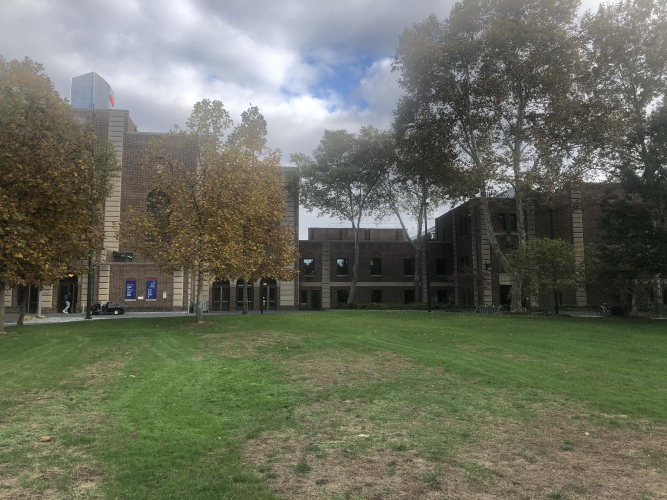
#> input picture small-middle.jpg, 1333 x 1000 px (shown at 1/2 size)
$ jupyter execute --allow-errors SIFT-Test.ipynb   (shell and % lines are left out)
#> lines starting #> are read from the running program, lines starting #| are printed output that depends on the picture
### ransac_est_homography.py
'''
  File name: ransac_est_homography.py
  Author:
  Date created:
'''

'''
  File clarification:
    Use a robust method (RANSAC) to compute a homography. Use 4-point RANSAC as
    described in class to compute a robust homography estimate:
    - Input x1, y1, x2, y2: N × 1 vectors representing the correspondences feature coordinates in the first and second image.
                            It means the point (x1_i , y1_i) in the first image are matched to (x2_i , y2_i) in the second image.
    - Input thresh: the threshold on distance used to determine if transformed points agree.
    - Outpuy H: 3 × 3 matrix representing the homograph matrix computed in final step of RANSAC.
    - Output inlier_ind: N × 1 vector representing if the correspondence is inlier or not. 1 means inlier, 0 means outlier.
'''
import numpy as np
import sys
def ransac_est_homography(x, y, X, Y, threshold):
    N = x.size
    A = np.zeros([2 * N, 9])
    ranIter = 10000
    ux = x.reshape(-1,N)
    uy = y.reshape(-1,N)
    uz = np.ones(N).reshape(-1,N)
    uPtsFull = np.vstack([ux,uy,uz])
    vx = X.reshape(-1,N)
    vy = Y.reshape(-1,N)
    vz = np.ones(N).reshape(-1,N)
    vPtsFull = np.vstack([vx,vy,vz])
    i = 0
    maxInlierCount = 0
    minDistanceSum = sys.maxsize
    # populates A with points
    while i < N:
        a = np.array([x[i], y[i], 1]).reshape(-1, 3)
        c = np.array([[X[i]], [Y[i]]])
        d = - c * a
        A[2 * i, 0 : 3], A[2 * i + 1, 3 : 6]= a, a
        A[2 * i : 2 * i + 2, 6 : ] = d
        i += 1
    ptindices = []
    inlier_ind = []
    for i in range(ranIter):
        At = np.zeros([8,9])
        indexList = list(range(N))
        backup = []
        for j in range(4):
            rnd = np.random.randint(0,len(indexList))
            ind = indexList.pop(rnd)
            backup.append(ind)
            At[2*j,:]=A[2*ind,:]
            At[2*j +1,:] = A[2*ind+1,:]
        [u,d,v] = np.linalg.svd(At,full_matrices=True)
        Ht = v[-1,:]/v[-1,-1]
        H = Ht.reshape(3,3)
        vPtsPred = np.matmul(H,uPtsFull)
        vPtsPred = vPtsPred/vPtsPred[-1,:]
        distances = np.linalg.norm(vPtsFull-vPtsPred,axis=0)
        inliers = 1*np.less_equal(distances,threshold)
        inlierCount = np.sum(1*inliers)
        distanceSum = np.sum(distances)
        if (maxInlierCount==inlierCount and distanceSum < minDistanceSum) or maxInlierCount<inlierCount:
            maxInlierCount = inlierCount
            minDistanceSum = distanceSum
            ptindices = np.argwhere(inliers==1)
            inlier_ind = inliers
    ptindices = ptindices[:,0]
    j=0
    Anew = np.zeros([2*ptindices.shape[0],9])
    print(ptindices.shape)
    for i in range(ptindices.shape[0]):
        Anew[2*j,:] = A[2*ptindices[i],:]
        Anew[2*j+1,:] = A[2*ptindices[i]+1,:]
        j=j+1
    U, s, V = np.linalg.svd(Anew, full_matrices=True)
    h = V[-1, :]/V[-1,-1]
    print("Max Inlier Count: " + str(maxInlierCount))
    H = h.reshape(3, 3)
    return H, inlier_ind

### SIFT-Test.ipynb
[cell 1]
from IPython.core.display import display, HTML
display(HTML("<style>.container { width:100% !important; }</style>"))
from matplotlib import pyplot as plt
from feat_desc import *
import cv2
import numpy as np
np.set_printoptions(edgeitems=30, linewidth=100000,formatter=dict(float=lambda x: "%.3g" % x))
from corner_detector import *
from anms import *
from feat_match import *
from ransac_est_homography import *

[cell 2]
img1=cv2.imread('small-middle.jpg')
#> img1 is the input picture: shape (1000, 1333, 3); mean B, G, R 94.6, 109.5, 106.2
# img1=cv2.imread('case1.png')
# img1=cv2.imread('rot-middle.jpg')
gray = cv2.cvtColor(img1,cv2.COLOR_BGR2GRAY)
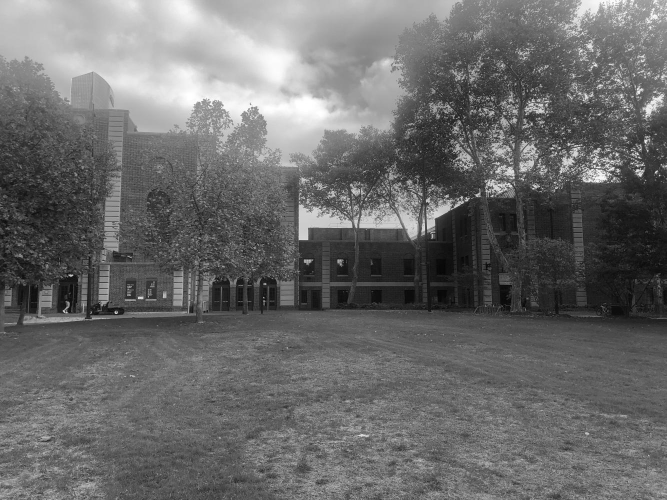
#> gray: shape (1000, 1333) (shown at 1/2 size); min 0, max 255, mean 106.8
sift = cv2.xfeatures2d.SIFT_create()
kp1, des1 = sift.detectAndCompute(gray,None)
#> kp1 = 8080 keypoints; strongest (x, y, size): (527, 595, 1.9), (142, 551, 3.9), (232, 625, 4), (1323, 329, 1.8)

[cell 3]
img2=cv2.imread('small-right.jpg')
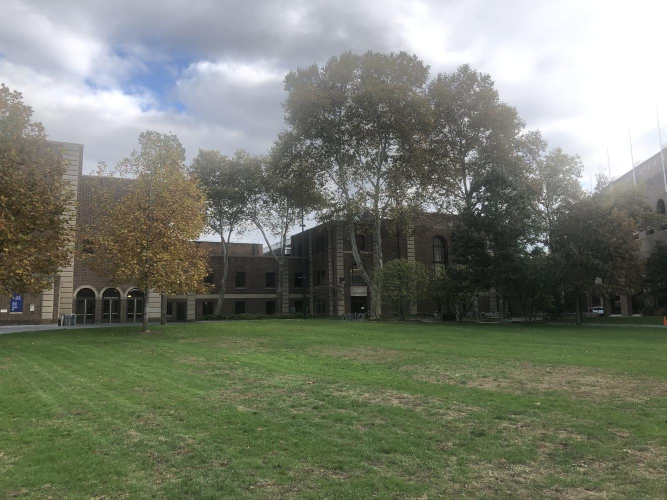
#> input picture small-right.jpg, 1333 x 1000 px (shown at 1/2 size)
#> img2 is the input picture: shape (1000, 1333, 3); mean B, G, R 110.7, 124.6, 119.4
gray = cv2.cvtColor(img2,cv2.COLOR_BGR2GRAY)
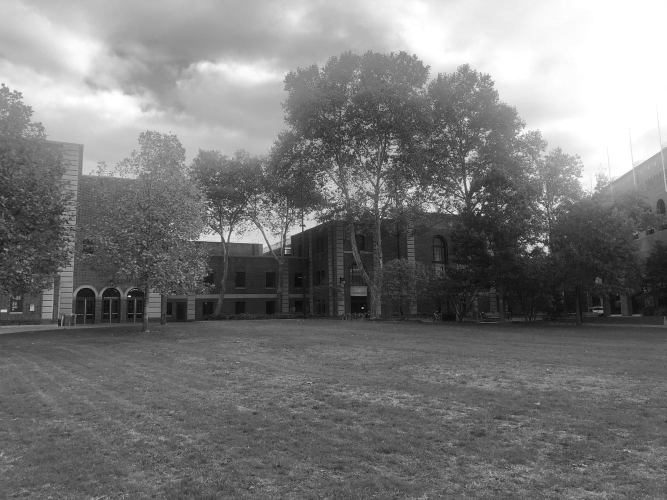
#> gray: shape (1000, 1333) (shown at 1/2 size); min 1, max 255, mean 121.4
sift = cv2.xfeatures2d.SIFT_create()
kp2, des2 = sift.detectAndCompute(gray,None)
#> kp2 = 5860 keypoints; strongest (x, y, size): (259, 592, 2.8), (965, 429, 3.1), (1062, 515, 2), (761, 434, 2.2)

[cell 4]
matcher = cv2.DescriptorMatcher_create(cv2.DescriptorMatcher_FLANNBASED)
knn_matches = matcher.knnMatch(des1, des2, 2)
#> knn_matches = 8080 matches
#-- Filter matches using the Lowe's ratio test
ratio_thresh = 0.7
good_matches = []
for m,n in knn_matches:
    if m.distance < ratio_thresh * n.distance:
        good_matches.append(m)
#> after the loop, good_matches = 87 matches

[cell 5]
img_matches = np.empty((max(img1.shape[0], img2.shape[0]), img1.shape[1]+img2.shape[1], 3), dtype=np.uint8)
f=cv2.drawMatches(img1, kp1, img2, kp2, good_matches, img_matches, flags=cv2.DrawMatchesFlags_NOT_DRAW_SINGLE_POINTS)
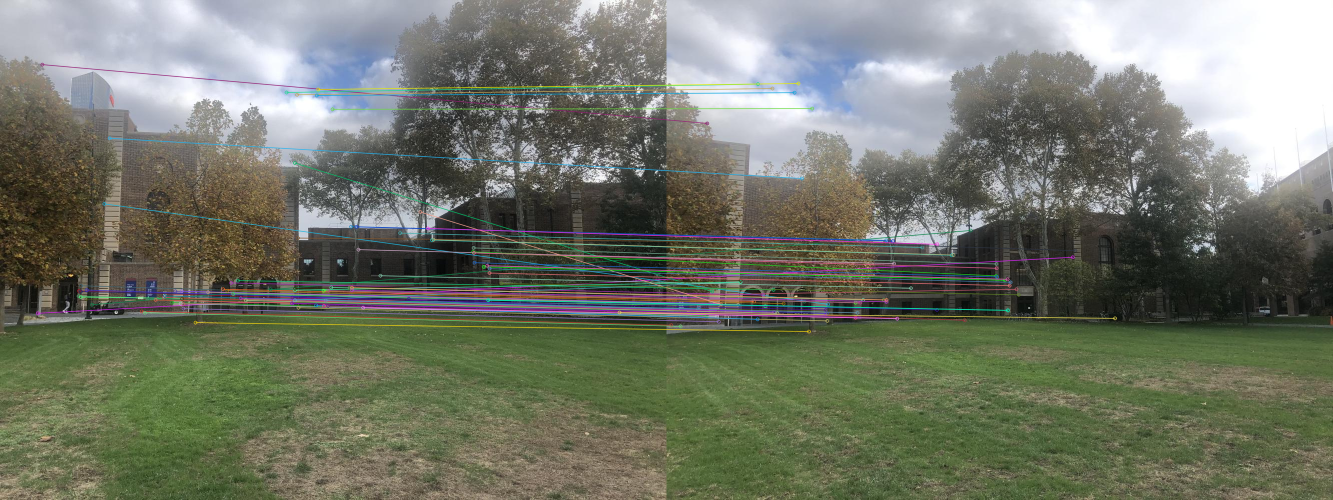
#> f: shape (1000, 2666, 3) (shown at 1/2 size); mean B, G, R 105.5, 119.5, 115
#> (the rest of this cell did not finish here and is left out)

[cell 6]
# match,good_matches=feat_match(des1, des2)

[cell 7]
print(len(good_matches))
#| 87
points1 = np.zeros((len(good_matches), 2), dtype=np.float32)
#> points1 = 87 pairs, first value 0 to 0, second value 0 to 0
points2 = np.zeros((len(good_matches), 2), dtype=np.float32)
#> points2 = 87 pairs, first value 0 to 0, second value 0 to 0

for i, match in enumerate(good_matches):
    points1[i, :] = kp1[match.queryIdx].pt
    points2[i, :] = kp2[match.trainIdx].pt
#> this loop made 87 passes
#> after the loop, points1 = 87 pairs, first value 75.2 to 1238.7, second value 128.7 to 644.7; points2 = 87 pairs, first value 9.03 to 896.6, second value 166.5 to 662.6
# h, mask = cv2.findHomography(points1, points2, cv2.RANSAC)

h, inlier_ind=ransac_est_homography(points1[:,0],points1[:,1],points2[:,0],points2[:,1],0.5)
#> the loop in ransac_est_homography, `while i < N:` made 87 passes
#> (a, c) on passes 3, 4, 7, 8, 9, 10, 11, 14, 16, 17, 23, 25: ([[156.6, 591.8, 1]], [596.1, 640.1]), ([[157.3, 581.2, 1]], [596.1, 640.1]), ([[161.7, 571.1, 1]], [145.6, 611.2]), ([[172.3, 598, 1]], [319.8, 621.5]), ([[173.3, 579.7, 1]], [320.1, 626.5]), ([[183.4, 609, 1]], [608, 460.5]), ([[208.3, 407.3, 1]], [322.8, 608.2]), ([[289.1, 625, 1]], [27.63, 652.2]), ([[310.8, 599.4, 1]], [42.83, 625.3]), ([[326.9, 594.6, 1]], [61.16, 620.4]), ([[363, 582, 1]], [103.1, 606.8]), ([[366.1, 607.4, 1]], [699.5, 578.1])
#> (a, c, d) on passes 1, 2, 5, 6, 12, 13: ([[75.2, 626.1, 1]], [812.1, 514], [[-61068.3, -508462.6, -812.1], [-38655.8, -321853.5, -514]]), ([[84.19, 128.7, 1]], [81.06, 246.4], [[-6824.2, -10434.6, -81.06], [-20744.1, -31718.9, -246.4]]), ([[161, 593.7, 1]], [145.6, 611.2], [[-23442.5, -86452.9, -145.6], [-98390.3, -362851, -611.2]]), ([[161.3, 582.7, 1]], [145.6, 611.2], [[-23492.5, -84842.7, -145.6], [-98600.4, -356093, -611.2]]), ([[218.9, 276.1, 1]], [270.4, 356.6], [[-59187.2, -74640.9, -270.4], [-78054, -98433.9, -356.6]]), ([[282.9, 622.3, 1]], [9.03, 649.9], [[-2555.6, -5621.1, -9.03], [-183879.9, -404442.1, -649.9]])
#> after the loop in ransac_est_homography, `while i < N:`: i = 87
#> the loop in ransac_est_homography, `for i in range(ranIter):` made 10000 passes
#> (inlierCount, distanceSum, maxInlierCount, minDistanceSum, ptindices) on passes 1, 2, 3, 11, 34, 198, 338, 482, 768, 2542: (4, 45609.9, 4, 45609.9, [44, 48, 66, 70]), (4, 23158.4, 4, 23158.4, [9, 22, 67, 85]), (5, 9782.8, 5, 9782.8, [12, 35, 36, 60, 71]), (7, 9626.5, 7, 9626.5, [23, 35, 36, 74, 75, 78, 79]), (7, 9618.8, 7, 9618.8, [31, 32, 51, 52, 56, 80, 81]), (8, 45123.9, 8, 45123.9, [11, 28, 31, 32, 35, 36, 78, 79]), (8, 13324.8, 8, 13324.8, [27, 31, 32, 35, 36, 52, 80, 81]), (9, 9909.7, 9, 9909.7, [53, 54, 55, 56, 57, 68, 78, 79, 82]), (10, 9613.3, 10, 9613.3, [17, 18, 39, 40, 53, 55, 61, 68, 77, 82]), (10, 9043.2, 10, 9043.2, [28, 31, 32, 39, 40, 50, 54, 78, 79, 83])
#> (inlierCount, distanceSum) on passes 4 to 9: (5, 16882.3), (5, 331863.6), (4, 29909.3), (5, 19984), (4, 64083), (5, 39854.4)
#> after the loop in ransac_est_homography, `for i in range(ranIter):`: inlier_ind = 87 values, max 1 at index 28, min 0 at index 0, mean 0.126; maxInlierCount = 11; minDistanceSum = 11035.9; ptindices = [28, 31, 32, 39, 40, 41, 53, 54, 66, 78, 79]
#| (11,)
#> after the loop in ransac_est_homography, `for i in range(ptindices.shape[0]):`: j = 11
#> in ransac_est_homography, `U, s, V = np.linalg.svd(Anew, full_matrices=True)`:
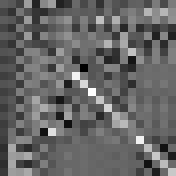
#> U: shape (22, 22) float64 (shown 8 times larger); min -0.609, max 0.884, mean -0.0114; drawn with min black and max white
#> in ransac_est_homography, `U, s, V = np.linalg.svd(Anew, full_matrices=True)`: s = [2206409, 340371.4, 2852.2, 749.3, 96.46, 65.03, 8.63, 0.0171, 0.000706]
#> in ransac_est_homography, `h = V[-1, :]/V[-1,-1]`: h = [3.22, 0.851, -1426.4, 0.485, 4.63, -1157.7, 0.000798, 0.00264, 1]
#| Max Inlier Count: 11
#> in ransac_est_homography, `H = h.reshape(3, 3)`: H = [[3.22, 0.851, -1426.4], [0.485, 4.63, -1157.7], [0.000798, 0.00264, 1]]
#> h has the same summary as H in ransac_est_homography
print(len(inlier_ind))
#| 87
# print(points2[:,0])
print(h)
#| [[3.22 0.851 -1.43e+03]
#|  [0.485 4.63 -1.16e+03]
#|  [0.000798 0.00264 1]]
height, width, channels = img2.shape
#> height = 1000; width = 1333; channels = 3
im1Reg = cv2.warpPerspective(img1, h, (width, height))
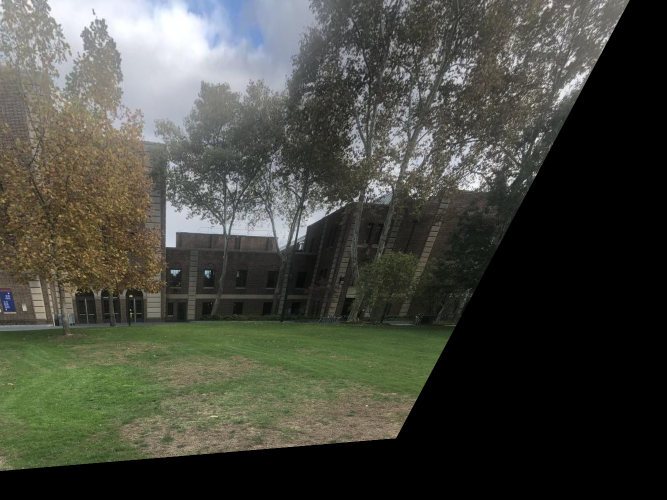
#> im1Reg: shape (1000, 1333, 3) (shown at 1/2 size); mean B, G, R 63.8, 72.1, 70.5
#> (the rest of this cell did not finish here and is left out)

[cell 8]
result = cv2.warpPerspective(img1, h,(img1.shape[1] + img2.shape[1], img2.shape[0]))
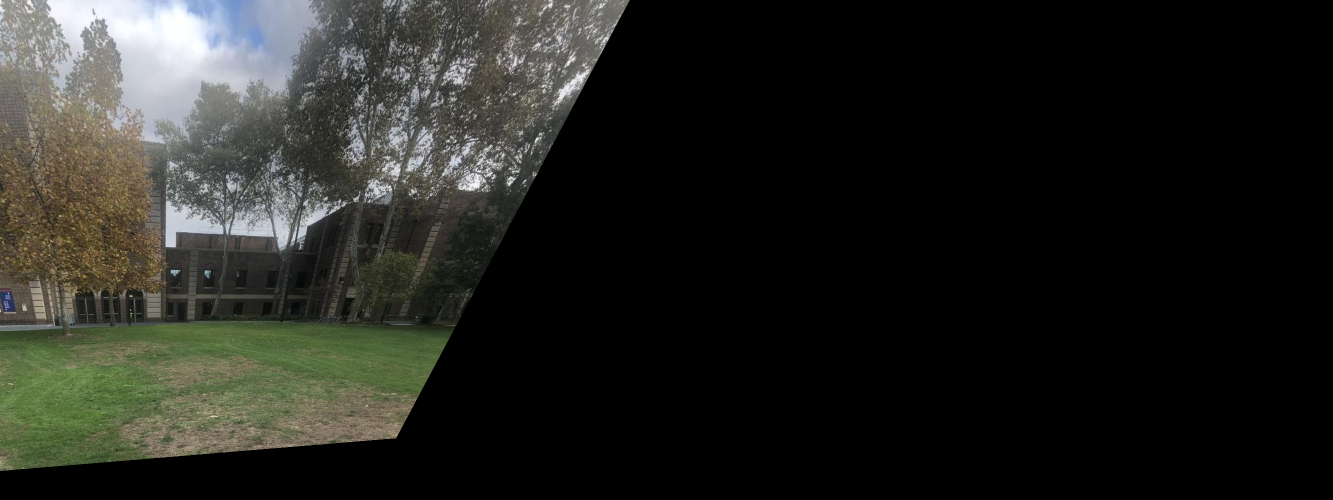
#> result: shape (1000, 2666, 3) (shown at 1/2 size); mean B, G, R 31.9, 36.1, 35.2
result[0:img1.shape[0], 0:img2.shape[1]] = img2
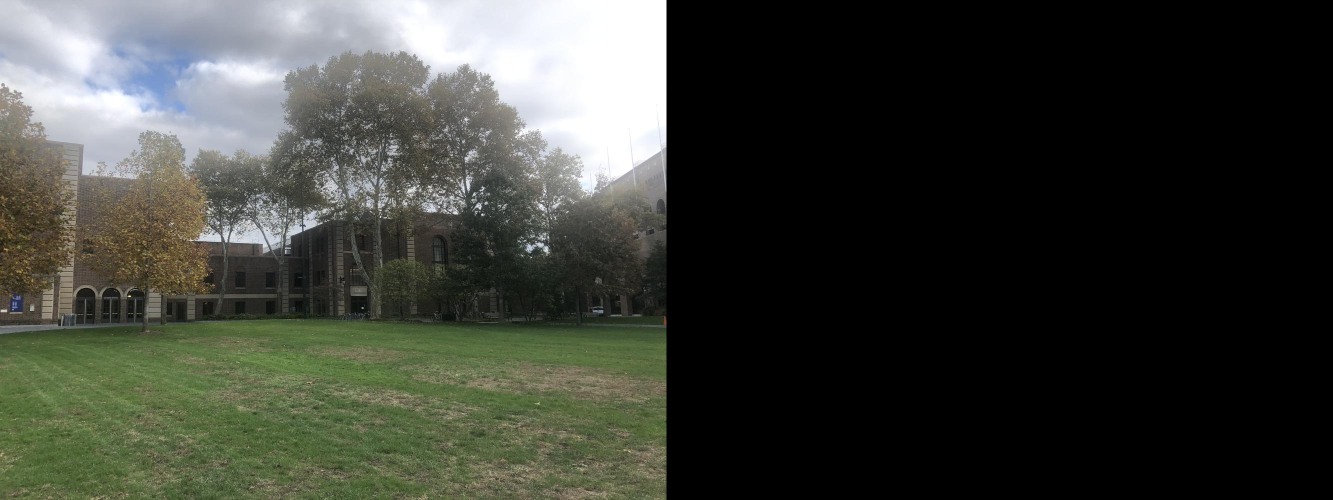
#> result: shape (1000, 2666, 3) (shown at 1/2 size); mean B, G, R 55.3, 62.3, 59.7
#> (the rest of this cell did not finish here and is left out)
